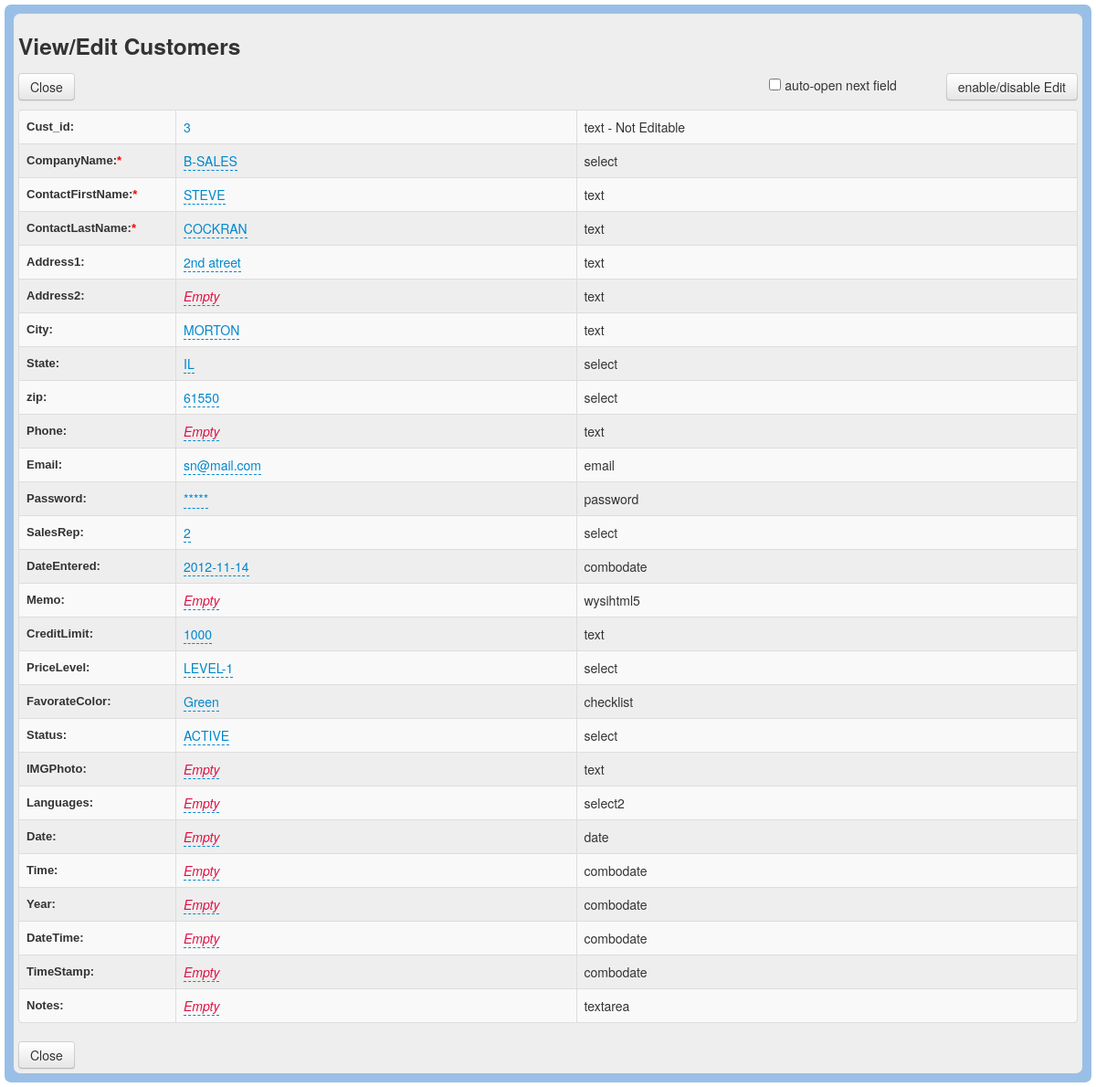
Page /db_Edit.php?id=3 on the committed database.
### tables this page shows
CREATE TABLE IF NOT EXISTS `customers` (
  `Cust_id` int(11) NOT NULL AUTO_INCREMENT,
  `CompanyName` varchar(50) DEFAULT NULL,
  `ContactFirstName` varchar(50) DEFAULT NULL,
  `ContactLastName` varchar(50) DEFAULT NULL,
  `Address1` varchar(50) DEFAULT NULL,
  `Address2` varchar(50) DEFAULT NULL,
  `City` varchar(50) DEFAULT NULL,
  `State` varchar(50) DEFAULT NULL,
  `zip` varchar(15) DEFAULT NULL,
  `Phone` varchar(50) DEFAULT NULL,
  `Email` varchar(100) DEFAULT NULL,
  `Password` varchar(100) DEFAULT NULL,
  `SalesRep` varchar(11) DEFAULT NULL,
  `DateEntered` date DEFAULT NULL,
  `Memo` blob,
  `CreditLimit` double DEFAULT NULL,
  `PriceLevel` varchar(50) DEFAULT NULL,
  `FavorateColor` varchar(50) DEFAULT NULL,
  `Status` varchar(50) DEFAULT NULL,
  `IMGPhoto` varchar(255) DEFAULT NULL,
  `Languages` varchar(100) DEFAULT NULL,
  `Date` date DEFAULT NULL,
  `Time` time DEFAULT NULL,
  `Year` year(4) DEFAULT NULL,
  `DateTime` datetime DEFAULT NULL,
  `TimeStamp` timestamp NULL DEFAULT NULL,
  `Notes` longtext,
  PRIMARY KEY (`Cust_id`)
);

### includes/db_Config.php (called while the page is built, shortened)
<?php
$db_Table = 'customers';
$appTitle = 'Customers';
$appTheme = 'blue';
$strFieldType  	= 'text,select,text,text,text,text,text,select,select,text,email,password,select,combodate,wysihtml5,text,select,checklist,select,text,select2,date,combodate,combodate,combodate,combodate,textarea';
$dbCanEdit = 1;
$strDisplayViewEdit =   "322222222222222222222222222";
$strRequired =          "011100000000000000000000000";
?>

### includes/db_Language.php (called while the page is built, shortened)
<?php
$txtEditView = "View/Edit";
$txtEnableButton = "enable/disable Edit";
?>

### includes/MeekroDB/meekrodb.2.1.class.php (called while the page is built, shortened)
<?php
class DB {
  protected static $mdb = null;
  public static function getMDB() {
    $mdb = DB::$mdb;
    if ($mdb === null) {
      $mdb = DB::$mdb = new MeekroDB();
    }
    return $mdb;
  }
  public static function queryFirstRow() { $args = func_get_args(); return call_user_func_array(array(DB::getMDB(), 'queryFirstRow'), $args); }
  public static function count() { $args = func_get_args(); return call_user_func_array(array(DB::getMDB(), 'count'), $args); }
  public static function columnList() { $args = func_get_args(); return call_user_func_array(array(DB::getMDB(), 'columnList'), $args); }
}
class MeekroDB {
  public $dbName = '';
  public $user = '';
  public $password = '';
  public $host = 'localhost';
  public $port = null;
  public $encoding = 'latin1';
  public $param_char = '%';
  public $named_param_seperator = '_';
  public $internal_mysql = null;
  public function __construct($host=null, $user=null, $password=null, $dbName=null, $port=null, $encoding=null) {
    if ($host === null) $host = DB::$host;
    if ($user === null) $user = DB::$user;
    if ($password === null) $password = DB::$password;
    if ($dbName === null) $dbName = DB::$dbName;
    if ($port === null) $port = DB::$port;
    if ($encoding === null) $encoding = DB::$encoding;
    $this->host = $host;
    $this->user = $user;
    $this->password = $password;
    $this->dbName = $dbName;
    $this->port = $port;
    $this->encoding = $encoding;
  }
  public function get() {
    $mysql = $this->internal_mysql;
    if ($mysql == null) {
      $mysql = new mysqli($this->host, $this->user, $this->password, $this->dbName, $this->port);
      $mysql->set_charset($this->encoding);
      $this->internal_mysql = $mysql;
    }
    return $mysql;
  }
  public function count() { $args = func_get_args(); return call_user_func_array(array($this, 'numRows'), $args); }
  protected function prependCall($function, $args, $prepend) {
    array_unshift($args, $prepend);
    return call_user_func_array($function, $args);
  }
  public function freeResult($result) {
    return $result->free();
  }
  public function columnList($table) {
    return $this->queryOneColumn('Field', "SHOW COLUMNS FROM $table");
  }
  public function parseQueryParamsNew() {
    $args = func_get_args();
    $sql = array_shift($args);
    $args_all = $args;
    $posList = array();
    $pos_adj = 0;
    $param_char_length = strlen($this->param_char);
    $named_seperator_length = strlen($this->named_param_seperator);
    $types = array(
      $this->param_char . 'll',
      $this->param_char . 'ls',
      $this->param_char . 'l',
      $this->param_char . 'li',
      $this->param_char . 'ld',
      $this->param_char . 'lb',
      $this->param_char . 's',
      $this->param_char . 'i',
      $this->param_char . 'd',
      $this->param_char . 'b',
      $this->param_char . 'ss'
    );
    foreach ($types as $type) {
      $lastPos = 0;
      while (($pos = strpos($sql, $type, $lastPos)) !== false) {
        $lastPos = $pos + 1;
        $posList[$pos] = $type;
      }
    }
    ksort($posList);
    foreach ($posList as $pos => $type) {
      $type = substr($type, $param_char_length);
      $length_type = strlen($type) + $param_char_length;
      $new_pos = $pos + $pos_adj;
      $new_pos_back = $new_pos + $length_type;
      if ($arg_number_length = strspn($sql, '0123456789', $new_pos_back)) {
        $arg_number = substr($sql, $new_pos_back, $arg_number_length);
        if (! isset($args_all[$arg_number])) $this->nonSQLError("Non existent argument reference (arg $arg_number): $sql");
        $arg = $args_all[$arg_number];
      } else {
        $arg = array_shift($args);
      }
      if (in_array($type, array('s', 'i', 'd', 'b', 'l'))) {
        $array_type = false;
        $arg = array($arg);
        $type = 'l' . $type;
      } else if ($type == 'ss') {
        $result = "'%" . $this->escape(str_replace(array('%', '_'), array('\%', '\_'), $arg)) . "%'";
      } else {
        $array_type = true;
        if (! is_array($arg)) $this->nonSQLError("Badly formatted SQL query: $sql -- expecting array, but didn't get one!");
      }
      if ($type == 'ls') $result = $this->wrapStr($arg, "'", true);
      else if ($type == 'li') $result = array_map('intval', $arg);
      else if ($type == 'ld') $result = array_map('floatval', $arg);
      else if ($type == 'lb') $result = array_map(array($this, 'formatTableName'), $arg);
      else if ($type == 'll') $result = $arg;
      else if (! $result) $this->nonSQLError("Badly formatted SQL query: $sql");
      if (is_array($result)) {
        if (! $array_type) $result = $result[0];
        else $result = '(' . implode(',', $result) . ')';
      }
      $sql = substr_replace($sql, $result, $new_pos, $length_type + $arg_number_length);
      $pos_adj += strlen($result) - ($length_type + $arg_number_length);
    }
    return $sql;
  }
  public function parseQueryParams() {
    $args = func_get_args();
    if (count($args) < 2) return $args[0];
    if (is_string($args[1]) && preg_match('/^[is]+$/', $args[1]) && substr_count($args[0], '?') > 0)
      return call_user_func_array(array($this, 'parseQueryParamsOld'), $args);
    else
      return call_user_func_array(array($this, 'parseQueryParamsNew'), $args);
  }
  public function queryUnbuf() { $args = func_get_args(); return $this->prependCall(array($this, 'queryHelper'), $args, 'unbuffered'); }
  protected function queryHelper() {
    $args = func_get_args();
    $type = array_shift($args);
    $is_buffered = ($type == 'buffered');
    $is_null = ($type == 'null');
    $sql = call_user_func_array(array($this, 'parseQueryParams'), $args);
    $db = $this->get();
    $result = $db->query($sql, $is_buffered ? MYSQLI_STORE_RESULT : MYSQLI_USE_RESULT);
    return $result;
  }
  public function queryAllRows() {
    $args = func_get_args();
    $query = call_user_func_array(array($this, 'queryUnbuf'), $args);
    $result = $this->fetchAllRows($query);
    return $result;
  }
  public function queryFirstRow() {
    $args = func_get_args();
    $query = call_user_func_array(array($this, 'queryUnbuf'), $args);
    $result = $this->fetchRow($query);
    return $result;
  }
  public function queryOneColumn() {
    $args = func_get_args();
    $column = array_shift($args);
    $results = call_user_func_array(array($this, 'queryAllRows'), $args);
    $ret = array();
    foreach ($results as $row) {
      $ret[] = $row[$column];
    }
    return $ret;
  }
  protected function checkError() {
    return false;
  }
  public function fetchRow($result = null) {
    return $result->fetch_assoc();
  }
  public function fetchAllRows($result = null) {
    $A = array();
    while ($row = $this->fetchRow($result)) {
      $A[] = $row;
    }
    return $A;
  }
}
?>

### includes/db_Functions.php (called while the page is built, shortened)
<?php
$arrFieldNames = DB::columnList($db_Table);
?>

### db_Edit.php (the view, shortened to what this page needs)
<!DOCTYPE html>
<html lang="en">
<head>
	<title>Simple-ConnectDB</title><?php
$key = $_GET['id'];
require_once 'includes/db_Config.php';
require_once 'includes/db_Language.php';
require_once 'includes/db_Connection.php';
require_once 'includes/db_Functions.php';
if($dbCanEdit == 1){
?>
	<link rel="stylesheet" type="text/css" href="assets/tablesorter-master/css/theme.<?php echo $appTheme ?>.css">
	<link rel="stylesheet" type="text/css" href="assets/css/db_Style.css">
	<link rel="stylesheet" type="text/css" href="assets/fancybox/source/jquery.fancybox.css?v=2.1.4" media="screen" />
 	<link href="assets/bootstrap/css/bootstrap.css" rel="stylesheet">
	<link href="assets/bootstrap/css/bootstrap-responsive.css" rel="stylesheet">
	<link href="assets/model/css/bootstrap-modal.css" rel="stylesheet">
	<link href="assets/x-editable/bootstrap-editable/css/bootstrap-editable.css" rel="stylesheet">
	<link rel="stylesheet" type="text/css" href="assets/tablesorter-master/addons/pager/jquery.tablesorter.pager.css">
	<link href="assets/select2/select2.css" rel="stylesheet">
	<link href="assets/x-editable/inputs-ext/wysihtml5/bootstrap-wysihtml5-0.0.2/bootstrap-wysihtml5-0.0.2.css" rel="stylesheet">
<link href="assets/x-editable/inputs-ext/wysihtml5/bootstrap-wysihtml5-0.0.2/wysiwyg-color.css" rel="stylesheet">
</head>
<body>
<div  class="main">
<div class="contents">
	<h3><?php echo $txtEditView . " " . $appTitle ?></h3>
	<a href="javascript:parent.jQuery.fancybox.close();" class="btn">Close</a>
            <div style="float: right; margin-bottom: 10px">
            <label style="display: inline-block; margin-right: 50px"><input type="checkbox" id="autoopen" style="vertical-align: baseline">&nbsp;auto-open next field</label>
            <button id="enable" class="btn"><?php echo $txtEnableButton ?></button>
            </div>
	<table id="editform" class="table table-bordered table-striped table-hover">
		<tbody>
		<?php
		$FieldType = explode(',',$strFieldType);
		$record = DB::queryFirstRow("SELECT * FROM $db_Table WHERE $arrFieldNames[0]=%i", $key);
		$columns = DB::columnList($db_Table);
		$count = count($columns);
	for ($i=0; $i<=$count-1; $i++ ) {
			if (substr($strDisplayViewEdit,$i,1) == 1 || substr($strDisplayViewEdit,$i,1) == 2 || substr($strDisplayViewEdit,$i,1) == 3){
				if (substr($strRequired,$i,1) == 1){
					$required = "<font color='red'>*</font>";
				}
				else
				{
					$required = '';
				}
				echo '<tr><td id="fieldnames" class="editfieldname">'. $arrFieldNames[$i] . ':'.$required.'</td>';
				if(!empty($FieldType[$i]) && $FieldType[$i] == 'checklist' || $FieldType[$i] == 'select2'){
					$data = @unserialize($record[$arrFieldNames[$i]]);
					if($data !== false || $record[$arrFieldNames[$i]] === 'b:0;'){
						$record[$arrFieldNames[$i]] = json_encode(unserialize($record[$arrFieldNames[$i]]));
						$remove = array('[', ']', '"');
						$record[$arrFieldNames[$i]] = str_replace($remove, "", $record[$arrFieldNames[$i]]);
					}
				}
					if(!empty($FieldType[$i]) && $FieldType[$i] == 'password'){
						$record[$arrFieldNames[$i]] = '*****';
					}
					if (substr($strDisplayViewEdit,$i,1) == 1 || substr($strDisplayViewEdit,$i,1) == 2){
						echo '<td><a href="#" id="'. $columns[$i]  .'" >' . $record[$arrFieldNames[$i]] . '</a></td>';
						echo '<td id="fieldtype">' . $FieldType[$i]. '</td></tr>';
					}
					if (substr($strDisplayViewEdit,$i,1) == 3){
						echo '<td><a href="#" id="'. $columns[$i]  .'" >' . $record[$arrFieldNames[$i]] . '</a></td>';
						echo '<td>' . $FieldType[$i]. ' - Not Editable</td></tr>';
					}
			}
	}
?>
		</tbody>
	</table>
	<a href="javascript:parent.jQuery.fancybox.close();" class="btn">Close</a>
</div>
</div>
<?php
}
else
{
header("Location: noRights.php");
}
?>
</body>
</html>

### rows in the picture
customers: Cust_id "3", CompanyName "B-SALES", ContactFirstName "STEVE", ContactLastName "COCKRAN", Address1 "2nd atreet", City "MORTON", State "IL", zip "61550", Email "sn@mail.com", SalesRep "2", DateEntered "2012-11-14", CreditLimit "1000", PriceLevel "LEVEL-1", Status "ACTIVE"

### other values in the picture
$txtEditView "View/Edit"
$appTitle "Customers"
$txtEnableButton "enable/disable Edit"
$arrFieldNames[$i] "Cust_id"
$FieldType[$i] "text"
$arrFieldNames[$i] "CompanyName"
$FieldType[$i] "select"
$arrFieldNames[$i] "ContactFirstName"
$arrFieldNames[$i] "ContactLastName"
$arrFieldNames[$i] "Address1"
$arrFieldNames[$i] "Address2"
$arrFieldNames[$i] "City"
$arrFieldNames[$i] "State"
$arrFieldNames[$i] "zip"
$arrFieldNames[$i] "Phone"
